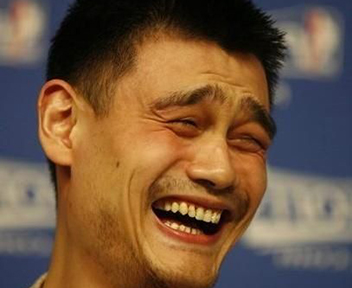
#> input picture input/source.jpg, 352 x 288 px
$ jupyter execute JPEG-Encoding-Decoding.ipynb
#> lines starting #> are read from the running program, lines starting #| are printed output that depends on the picture
## Y Encode and Decode

[cell 1]
import cv2
import numpy as np

import cv2
import numpy as np
import pandas as pd
from matplotlib import cm
import matplotlib.pyplot as plt
import matplotlib.pylab as pylab
from matplotlib.colors import Normalize


# write arr to excel
def write_xlsx(arr, path):
    return pd.DataFrame(arr).to_excel(path)

# load img as arr
def load_img(img):
#> called with img = './input/source.jpg'
    return cv2.imread(img)
#> returned value is the input picture: shape (288, 352, 3); mean B, G, R 63.4, 87.4, 115.3

# convert rgb to yub
def rgb2yuv(img):
    return cv2.cvtColor(img, cv2.COLOR_BGR2YCrCb)
#> returned value: shape (288, 352, 3); mean of channels 0, 1, 2 93, 143.9, 111.3

def bgr2rgb(img):
    return cv2.cvtColor(img, cv2.COLOR_BGR2RGB)

# Split channel
def split_channel(img):
    return cv2.split(img)

# Get scale alpha
def get_Q(q_jpeg):
    QTable = np.array([[16,11,10,16, 24,40, 51, 61],
                   [12,12,14,19, 26,48, 60, 55],
                   [14,13,16,24, 40,57, 69, 56],
                   [14,17,22,29, 51,87, 80, 62],
                   [18,22,37,56, 68,109,103,77],
                   [24,35,55,64, 81,104,113,92],
                   [49,64,78,87,103,121,120,101],
                   [72,92,95,98,112,100,103,99]])

    if q_jpeg < 50 and q_jpeg > 1:
        alpha = np.floor(5000.0/q_jpeg)
        Q = QTable*alpha
    elif q_jpeg < 100:
        alpha = np.floor(200 - 2*q_jpeg)
        Q = QTable*alpha
    elif q_jpeg == 100:
        Q = np.ones((8, 8))
    else:
        raise AttributeError("Quality Factor must be in the range [1..100]")
    return Q

[cell 2]
# Load source.jpg
source = load_img("./input/source.jpg")
# convert source.jpg to YUV Channel
yuv = rgb2yuv(source)
# split YUV channel
y, u, v = split_channel(yuv)
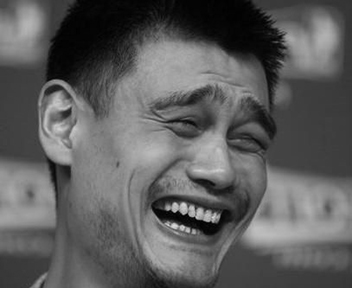
#> y: shape (288, 352); min 0, max 218, mean 93
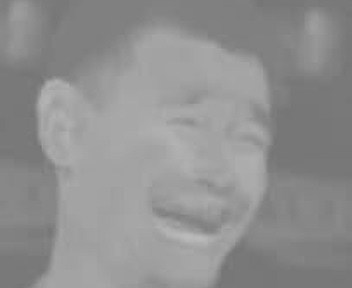
#> u: shape (288, 352); min 115, max 187, mean 143.9
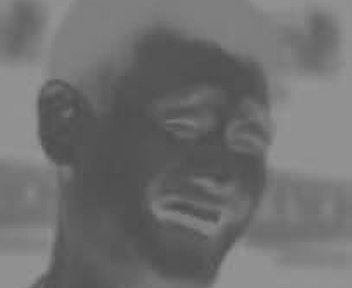
#> v: shape (288, 352); min 76, max 151, mean 111.3

[cell 3]
# Perform DCT with Y Channel as source
np.set_printoptions(precision=4, suppress=True)
source = y

def demo(qf, source):
    QF = qf

    # Init block 8x8
    block = 8
    h, w = np.array(source.shape[:2])/block*block
    h, w = int(h), int(w)
    source = source[:h, :w]

    blocksV = int(h/block)
    blocksH = int(w/block)
    vis0 = np.zeros((h, w), np.float32)
    result = np.zeros((h, w), np.float32)
    vis0[:h, :w] = source

    Q = get_Q(QF)
    print('q_JPEG: ', QF)
    print('\nmatrix Q_Y*alpha:\n', Q)

    # Perform DCT 8x8
    for row in range(blocksV):
        for col in range(blocksH):
            current_block = vis0[row*block:(row+1)*block, col*block:(col+1)*block]
            dct = cv2.dct(current_block)
            if row==0 and col==0:
                print('\nfirst block 8x8 of DCT(source) lossless:\n', np.round(dct).astype(int))
            result_ = np.round(dct/Q).astype(int)
            result[row*block:(row+1)*block, col*block:(col+1)*block] = result_

    # Write source, and result DCT as result_DCT.jpg
    cv2.imwrite("./output/result_DCT_{}.jpg".format(QF), np.hstack([y, result]))
    # Write array of result DCT to excel
    write_xlsx(result, "./output/result_DCT_{}.xlsx".format(QF))

    # Convert back use IDCT
    back = np.zeros((h, w), np.float32)
    for row in range(blocksV):
        for col in range(blocksH):
            current_block = result[row*block:(row+1)*block, col*block:(col+1)*block]
            idct = cv2.idct(current_block*Q)
            back[row*block:(row+1)*block, col*block:(col+1)*block] = np.round(idct).astype(int)
            if row==0 and col==0:
                print('\nfirst block 8x8 of IDCT(source) lossy:\n', np.round(idct).astype(int))

    cv2.imwrite("./output/result_IDCT_{}.jpg".format(QF), np.hstack([y, result, back]))
    print('\nOpen file : ./output/result_IDCT_{}.jpg\n'.format(QF))

QFs = [100.0, 99.0, 98.0, 96.0, 94.0, 92.0]

for qf in QFs:
    print('For QF : ', qf)
    demo(qf, source)
    print('=============================\n\n\n\n\n')
#> this loop made 6 passes
#> pass 1, in demo, `cv2.imwrite("./output/result_DCT_{}.jpg".format(QF), np.hstack([y, res..`:
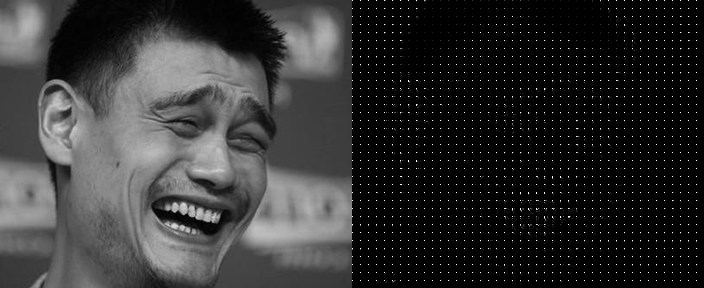
#> saved as result_DCT_100.0.jpg: shape (288, 704); min 0, max 255, mean 49.3
#> pass 1, in demo, `cv2.imwrite("./output/result_IDCT_{}.jpg".format(QF), np.hstack([y, re..`:
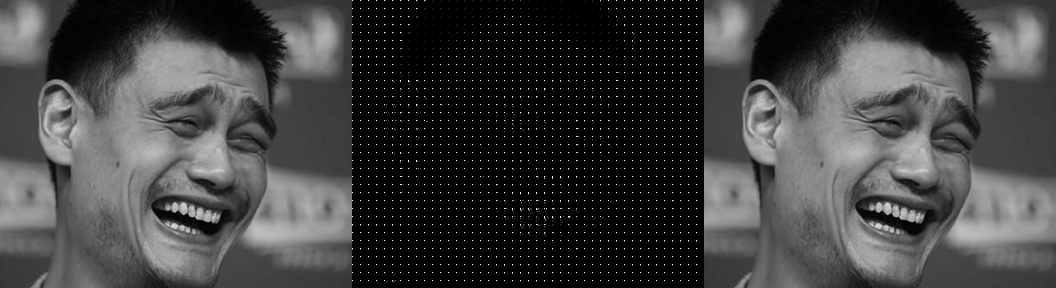
#> saved as result_IDCT_100.0.jpg: shape (288, 1056); min 0, max 255, mean 63.8
#> pass 2, in demo (call 2), `cv2.imwrite("./output/result_DCT_{}.jpg".format(QF), np.hstack([y, res..`:
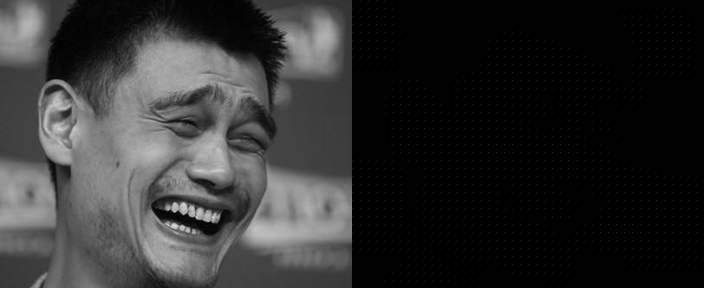
#> saved as result_DCT_99.0.jpg: shape (288, 704); min 0, max 218, mean 46.7
#> pass 2, in demo (call 2), `cv2.imwrite("./output/result_IDCT_{}.jpg".format(QF), np.hstack([y, re..`:
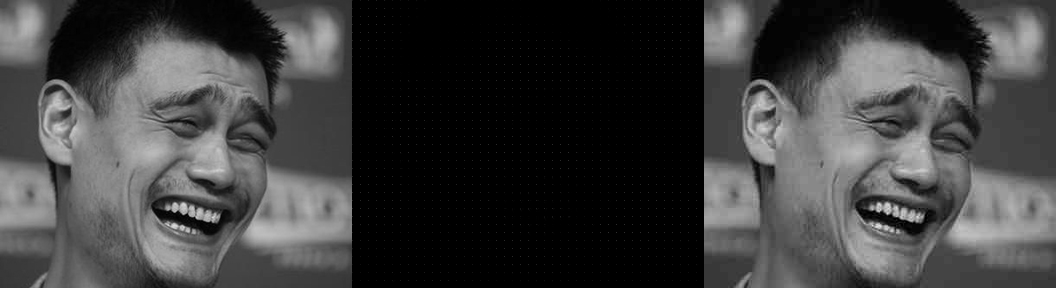
#> saved as result_IDCT_99.0.jpg: shape (288, 1056); min 0, max 227, mean 62.2

$ run again, with output/result_DCT.jpg copied over input/source.jpg
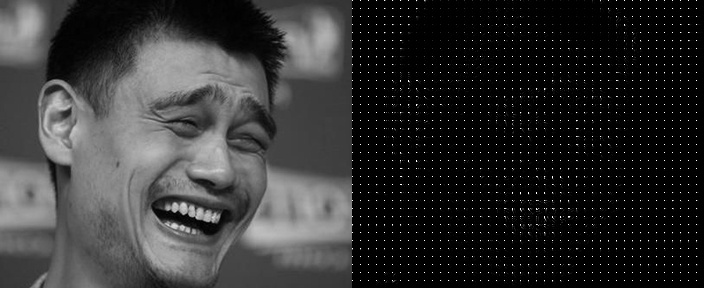
#> input picture output/result_DCT.jpg, 704 x 288 px
#> in load_img, returned value is the input picture: shape (288, 704, 3); min 0, max 255, mean 49.5
#> u: shape (288, 704); every value is 128
#> the loop `for qf in QFs:` made 6 passes
#> pass 1, in demo, `cv2.imwrite("./output/result_DCT_{}.jpg".format(QF), np.hstack([y, res..`:
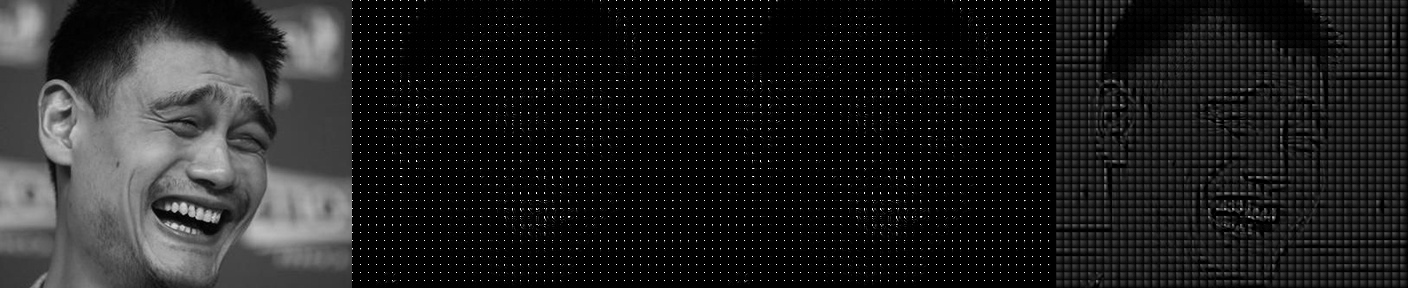
#> saved as result_DCT_100.0.jpg: shape (288, 1408); min 0, max 255, mean 32.4
#> pass 2, in demo (call 2), `cv2.imwrite("./output/result_IDCT_{}.jpg".format(QF), np.hstack([y, re..`:
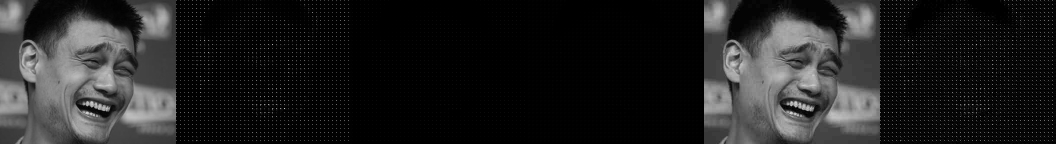
#> saved as result_IDCT_99.0.jpg: shape (288, 2112) (shown at 1/2 size); min 0, max 255, mean 33.9
